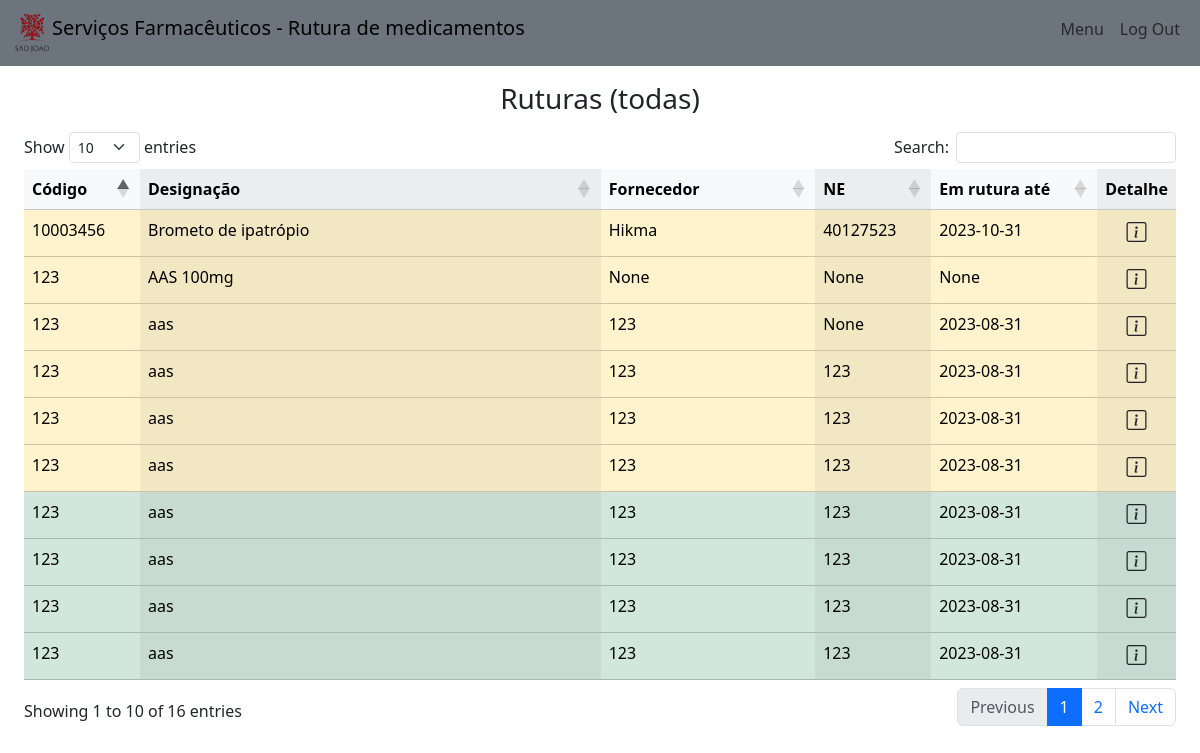
The page /list/all (signed in) on the database its author committed.
### tables this page shows
CREATE TABLE "ruts" (
	"id"	INTEGER,
	"code"	INTEGER,
	"desig"	TEXT,
	"forn"	TEXT,
	"order_nr"	INTEGER,
	"end_date"	TEXT,
	"last_date"	TEXT,
	"alternative"	TEXT,
	"detail"	TEXT,
	"obs"	TEXT,
	"created"	TEXT,
	"public"	TEXT DEFAULT 'false',
	"solved"	TEXT DEFAULT 'false',
	PRIMARY KEY("id" AUTOINCREMENT)
);

### main.py (the view)
@app.route('/list/<status>', methods=['GET'])
@login_required
def list(status):
    con = sql_open()
    cursor = con.cursor()
    if status == 'other':
        cursor.execute("SELECT * FROM ruts WHERE solved = ?", ('false',))
        list_Type = '(por resolver)'
    elif status == 'public':
        cursor.execute("SELECT * FROM ruts WHERE public = ?", ('true', ))
        list_Type = '(públicas)'
    else:
        cursor.execute("SELECT * FROM ruts")
        list_Type = '(todas)'
    data = cursor.fetchall()
    cursor.close()
    return render_template('list.html', data=data, listType=list_Type)

### helpers.py (called while the page is built)
def login_required(f):
    @wraps(f)
    def decorated_function(*args, **kwargs):
        if session['name'] is None:
            return redirect(url_for('login'))
        return f(*args, **kwargs)
    return decorated_function

### main.py (called while the page is built)
def sql_open():
    con = sql.connect('database.db')
    con.row_factory = sql.Row
    return con

### templates/list.html (shortened to what this page needs)
{% extends 'home.html' %}
{% block main %}
<div class="container-fluid row mt-3 mx-auto">
    <h3 class="mb-3 text-center">Ruturas {{ listType }}</h3>
    <table class="table table-striped-columns table-hover" id="allTable">
        <thead class="table-light">
            <tr>
                <th>Código</th>
                <th>Designação</th>
                <th>Fornecedor</th>
                <th>NE</th>
                <th>Em rutura até</th>
                <th>Detalhe</th>
            </tr>
        </thead>
        <tbody>
            {% for row in data %}
            {% if row['solved'] == 'true' %}
            <tr class="table-success">
            {% else %}
            <tr class="table-warning">
            {% endif %}
                <td style="width:100px">{{ row['code'] }}</td>
                <td>{{ row['desig'] }}</td>
                <td>{{ row['forn'] }}</td>
                <td style="width:100px">{{ row['order_nr'] }}</td>
                <td style="width:150px">{{ row['end_date'] }}</td>
                <td style="width:50px; text-align: center;"><a class="text-color-black" href="{{ url_for('details', id=row['id']) }}"><i class="bi bi-info-square text-dark fs-5"></i></a></td>
            </tr>
            {% endfor %}
        </tbody>
    </table>
</div>
{% endblock main %}

### static/styles.css (style rules this page uses)
body, html { height: 100%; text-decoration: none; }

### rows shown on the page
ruts: code "123", desig "AAS 100mg", forn "None", order_nr "None", end_date "None"
ruts: code "123", desig "aas", forn "123", order_nr "None", end_date "2023-08-31"
ruts: code "123", desig "aas", forn "123", order_nr "123", end_date "2023-08-31"
ruts: code "123", desig "aas", forn "123", order_nr "123", end_date "2023-08-31"
ruts: code "123", desig "aas", forn "123", order_nr "123", end_date "2023-08-31"
ruts: code "123", desig "aas", forn "123", order_nr "123", end_date "2023-08-31"
ruts: code "123", desig "aas", forn "123", order_nr "123", end_date "2023-08-31"
ruts: code "123", desig "aas", forn "123", order_nr "123", end_date "2023-08-31"
ruts: code "123", desig "aas", forn "123", order_nr "123", end_date "2023-08-31"
ruts: code "10003456", desig "Brometo de ipatrópio", forn "Hikma", order_nr "40127523", end_date "2023-10-31"

### other values the page prints
{{ listType }} "(todas)"
